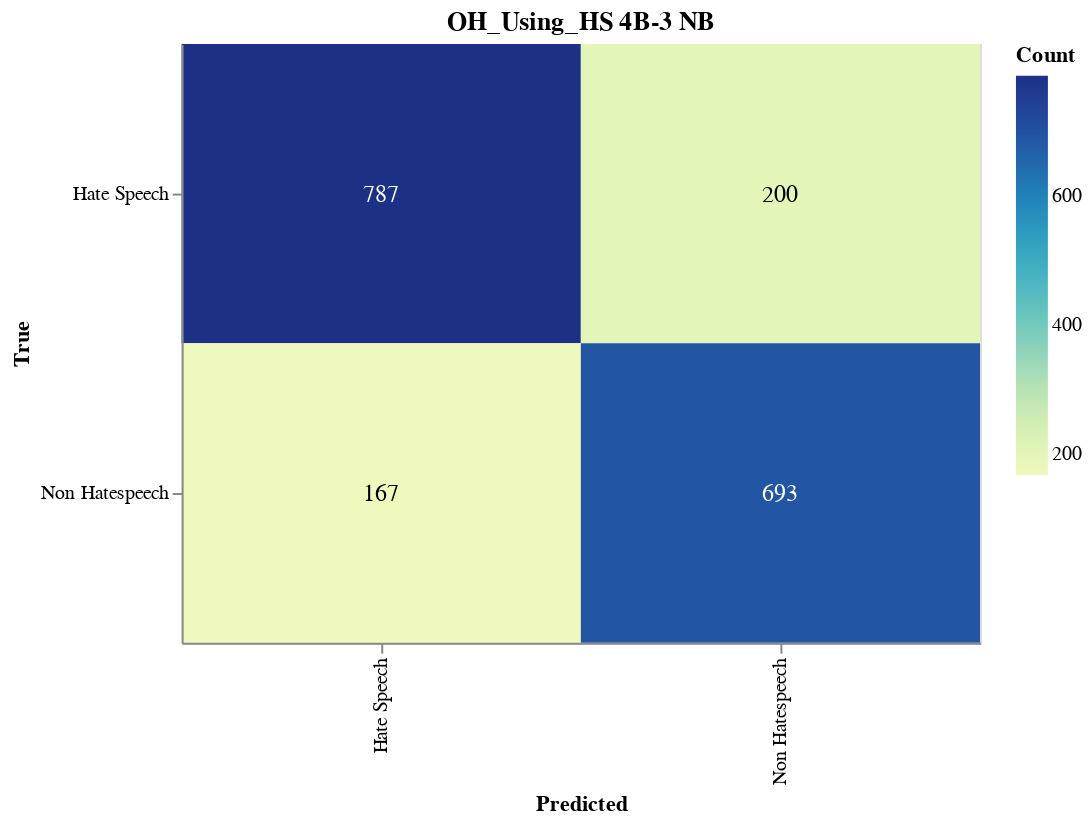

The cell this chart's notebook holds for it:
### Markdown cell above
#### Save Confusion Matrix

### Code cell
import altair as alt
import pandas as pd
from sklearn.metrics import confusion_matrix

# Calculate the confusion matrix
cm = confusion_matrix(true_labels, adjusted_predictions)

# Define class names
class_names = ['Hate Speech', 'Non Hatespeech']

# Convert confusion matrix to DataFrame
cm_df = pd.DataFrame(cm, index=class_names, columns=class_names).reset_index().melt(id_vars='index')
cm_df.columns = ['True', 'Predicted', 'Count']

# Ensure the order of categories
cm_df['True'] = pd.Categorical(cm_df['True'], categories=class_names, ordered=True)
cm_df['Predicted'] = pd.Categorical(cm_df['Predicted'], categories=class_names, ordered=True)

# Create the Altair plot
heatmap = alt.Chart(cm_df).mark_rect().encode(
    x=alt.X('Predicted:O', sort=class_names),
    y=alt.Y('True:O', sort=class_names),
    color='Count:Q',
    tooltip=['True', 'Predicted', 'Count']
).properties(
    width=400,
    height=300,
    title='OH_Using_HS 4B-3 NB'
)

# Add text labels
text = heatmap.mark_text(
    align='center',
    baseline='middle',
    fontSize=12
).encode(
    text='Count:Q',
    color=alt.condition(
        alt.datum.Count > cm.max() / 2,
        alt.value('white'),
        alt.value('black')
    )
)

# Combine heatmap and text
final_chart = heatmap + text

# Display the plot
final_chart.show()

### Figure 1 — Vega-Lite specification as saved in the notebook (floating-point values rounded to 4 significant figures)
{"config": {"view": {"continuousWidth": 300, "continuousHeight": 300}}, "layer": [{"mark": {"type": "rect"}, "encoding": {"color": {"field": "Count", "type": "quantitative"}, "tooltip": [{"field": "True", "type": "ordinal"}, {"field": "Predicted", "type": "ordinal"}, {"field": "Count", "type": "quantitative"}], "x": {"field": "Predicted", "sort": ["Hate Speech", "Non Hatespeech"], "type": "ordinal"}, "y": {"field": "True", "sort": ["Hate Speech", "Non Hatespeech"], "type": "ordinal"}}, "title": "OH_Using_HS 4B-3 NB"}, {"mark": {"type": "text", "align": "center", "baseline": "middle", "fontSize": 12}, "encoding": {"color": {"condition": {"test": "(datum.Count > 393.5)", "value": "white"}, "value": "black"}, "text": {"field": "Count", "type": "quantitative"}, "tooltip": [{"field": "True", "type": "ordinal"}, {"field": "Predicted", "type": "ordinal"}, {"field": "Count", "type": "quantitative"}], "x": {"field": "Predicted", "sort": ["Hate Speech", "Non Hatespeech"], "type": "ordinal"}, "y": {"field": "True", "sort": ["Hate Speech", "Non Hatespeech"], "type": "ordinal"}}, "title": "OH_Using_HS 4B-3 NB"}], "data": {"name": "data-0b2f2785e2ddadb0b2d0ddcaca9f6fd4"}, "height": 300, "width": 400, "$schema": "https://vega.github.io/schema/vega-lite/v5.17.0.json", "datasets": {"data-0b2f2785e2ddadb0b2d0ddcaca9f6fd4": [{"True": "Hate Speech", "Predicted": "Hate Speech", "Count": 787}, {"True": "Non Hatespeech", "Predicted": "Hate Speech", "Count": 167}, {"True": "Hate Speech", "Predicted": "Non Hatespeech", "Count": 200}, {"True": "Non Hatespeech", "Predicted": "Non Hatespeech", "Count": 693}]}}
